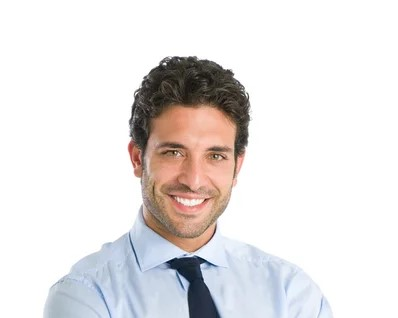
#> input picture images/123.jpg, 398 x 318 px, given in place of the camera
$ python CW_lesson_6.py
#> lines starting #> are read from the running program, lines starting #| are printed output that depends on the picture
import cv2
cap = cv2.VideoCapture(0)
ret, frame1 = cap.read()
#> frame1 is the input picture: shape (318, 398, 3); mean B, G, R 227.3, 227.4, 230.6
gray1 = cv2.cvtColor(frame1, cv2.COLOR_BGR2GRAY)
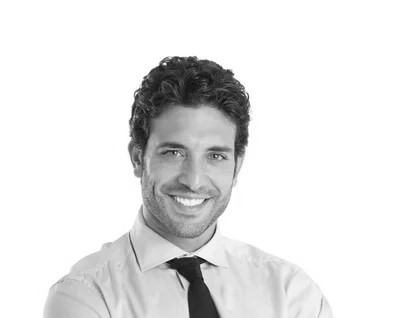
#> gray1: shape (318, 398); min 11, max 255, mean 228.4
gray1 = cv2.convertScaleAbs(gray1, alpha=2, beta=5)
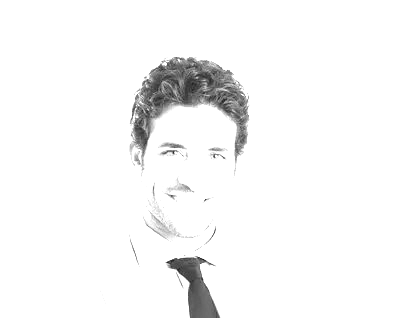
#> gray1: shape (318, 398); min 27, max 255, mean 246.2
while True:
    ret, frame2 = cap.read()
    if not ret:
        print("video capture failed")
        break
    gray2 = cv2.cvtColor(frame2, cv2.COLOR_BGR2GRAY)
    gray2 = cv2.convertScaleAbs(gray2, alpha=2, beta=5)
    diff = cv2.absdiff(gray1, gray2)
#> diff: shape (318, 398); every value is 0
    _, thresh = cv2.threshold(diff, 30, 255, cv2.THRESH_BINARY)
    contours, _ = cv2.findContours(thresh, cv2.RETR_EXTERNAL, cv2.CHAIN_APPROX_SIMPLE)
#> contours = []
    for cnt in contours:
        if cv2.contourArea(cnt)>1300:
            x, y, w, h = cv2.boundingRect(cnt)
            cv2.rectangle(frame2, (x, y), (x + w, y + h), (0, 255, 0), 2)
#> this loop made 0 passes

    cv2.imshow('frame', frame2)
    if cv2.waitKey(1) & 0xFF == ord('q'):
#> (key q is pressed here)
        break

cv2.destroyAllWindows()
